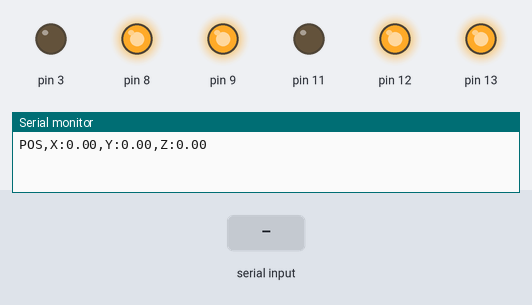
The sketch below on a simulated Arduino Uno, built with avr-gcc and run on an emulated ATmega328P. On the bench: output pins drawn as LEDs (lit = HIGH), the last lines printed to the serial monitor. Inputs (shaded band) come from the test bench.

Above: at 2.2 s.
2.3 s: "R,45\n" received over Serial
At 3.4 s:
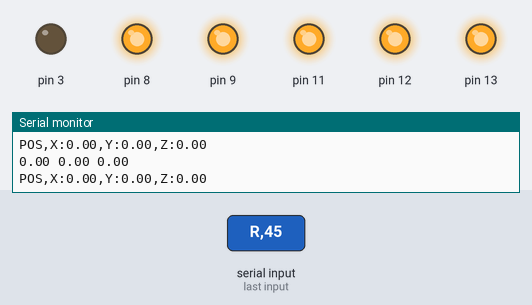
5.3 s: "R90\n" received over Serial
At 7.0 s:
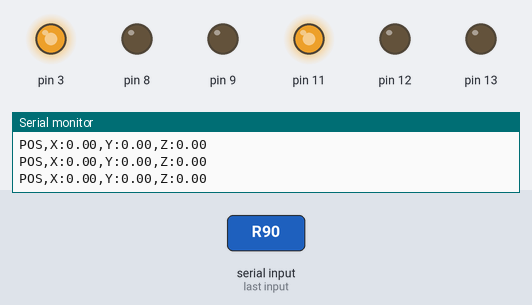
7.5 s: "S90\n" received over Serial
At 7.9 s:
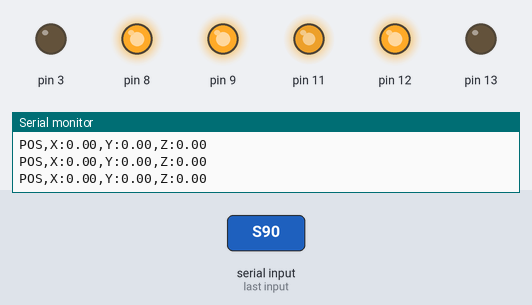
9.5 s: "R\n" received over Serial
At 10.9 s:
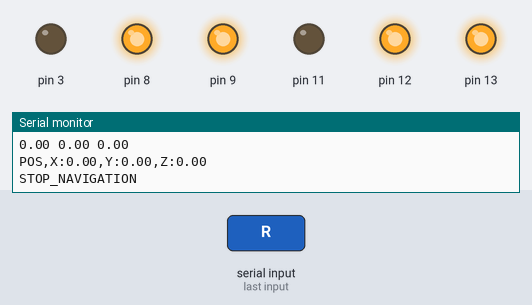
Timing chart, 0 to 12.5 s (numbered marks = the images above; inputs shaded):
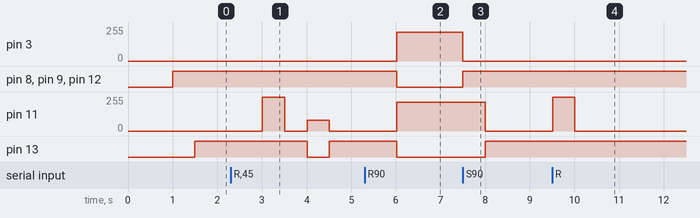

Measured:
- after the input at 2.3 s, pin 11: 0/255 → 255/255 after 0.71 s, → 0/255 0.50 s later, → 80/255 0.50 s later, → 0/255 0.50 s later; pin 13: HIGH → LOW after 1.7 s, → HIGH 0.50 s later
- after the input at 5.3 s, pin 3, pin 11: 0/255 → 214/255 after 0.72 s; pin 8, pin 9, pin 12, pin 13: HIGH → LOW after 0.72 s
- after the input at 7.5 s, pin 3: 214/255 → 0/255 at once; pin 8, pin 9, pin 12: LOW → HIGH at once; pin 11: 214/255 → 0/255 after 0.50 s; pin 13: LOW → HIGH after 0.50 s
- after the input at 9.5 s, pin 11: 0/255 → 255/255 at once, → 0/255 0.50 s later

The sketch:

Odometry.ino
```cpp
#include "Motor_Control.h"
#include "Odometry.h"

// --- Définition des broches pour les moteurs et encodeurs ---
#define ENCAD 19
#define ENCBD 18
#define PWMD 3
#define DIRD 12
#define BRKD 9

#define ENCAG 21
#define ENCBG 20
#define PWMG 11
#define DIRG 13
#define BRKG 8

// --- Dimensions du robot ---
const float L = 0.325 / 2;
const float r = 0.084 / 2;
const float pi = 3.1416;

// --- Objets moteurs et odométrie ---
Motor motorR(ENCAD, ENCBD, PWMD, DIRD, BRKD, BRKG);
Motor motorL(ENCAG, ENCBG, PWMG, DIRG, BRKD, BRKG);
Odometry robot(L, r);

// --- Position initiale et objectifs ---
float x_init = 0, y_init = 0, theta_init = 0;
float x_goal = 0, y_goal = 0, theta_goal = 0;
float thetaref = 0;
int x = 0, y = 0, z = 0;

// --- Gains pour la navigation et l'orientation ---
const float initial_Kp2 = 18;
float Kp1 = 50, Ki1 = 0;           // NAVIGATION
float Kp2 = initial_Kp2, Ki2 = 0;  // ORIENTATION
float integral_angle_error = 0;
const float eps = 0.02, eps_theta = 0.05;

// --- Variables pour l'ajustement dynamique de Kp2 ---
float last_x = 0, last_y = 0, last_theta = 0;
int immobile_counter = 0;
const int immobile_threshold = 3;
const float Kp2_increment = 3;
const float max_Kp2 = 9999;  // Je sais pas vraiment si il faut mettre un max j'ai pas encore eu de problème sans

// --- Vitesse et contrôle temporel ---
float v = 9.0, w = 0;
float speedR = 0, speedL = 0;
float angle_error = pi;
unsigned long lastUpdateTime = 0;
float dt = 0.0;

// --- États du robot ---
enum StateType { STOP,
                 NAVIGATION,
                 ORIENTATION,
                 SENDPOS,
                 RECULER };
StateType State = STOP;

// --- Autres variables ---
int test = 0;

void setup() {
  Serial.begin(115200);
  delay(1000);
  motorR.init();
  motorL.init();
  attachInterrupt(
    digitalPinToInterrupt(ENCAD), [] {
      motorR.readEncoder();
    },
    RISING);
  attachInterrupt(
    digitalPinToInterrupt(ENCAG), [] {
      motorL.readEncoder();
    },
    RISING);

  robot.init(x_init, y_init, theta_init);
}

void loop() {
  if (Serial.available()) {
    String cmd = Serial.readStringUntil('\n');
    parseCommand(cmd);
  }

  robot.updateOdometry(-motorR.pos, motorL.pos);
  unsigned long currentTime = millis();
  dt = (currentTime - lastUpdateTime) / 1000.0;  // Conversion en secondes
  lastUpdateTime = currentTime;

  switch (State) {
    case STOP:
      Freiner();
      Serial.print("POS,X:");
      Serial.print(robot.x);
      Serial.print(",Y:");
      Serial.print(robot.y);
      Serial.print(",Z:");
      Serial.println(robot.theta);
      // Serial.print(angle_error); Serial.print("   ");Serial.print(speedR);Serial.print("   ");Serial.println(speedL);
      break;

    case NAVIGATION:
      thetaref = atan2(y_goal - robot.y, x_goal - robot.x);
      w = Kp1 * atan2(sin(thetaref - robot.theta), cos(thetaref - robot.theta));
      setNavigationSpeed(v, w);

      Serial.print("POS,X:");
      Serial.print(robot.x);
      Serial.print(",Y:");
      Serial.print(robot.y);
      Serial.print(",Z:");
      Serial.println(robot.theta);
      // Serial.print(angle_error); Serial.print("   ");Serial.print(speedR);Serial.print("   ");Serial.println(speedL);
      break;

    case ORIENTATION:
      // Vérification de l'immobilité pour ajuster Kp2 (Utile si les moteurs n'arrivent pas à tourner et qu'il y a plus de frictions que dans les phases de réglage)
      adjustKp2();

      angle_error = atan2(sin(theta_goal - robot.theta), cos(theta_goal - robot.theta));
      integral_angle_error += angle_error * dt;
      w = Kp2 * angle_error + Ki2 * integral_angle_error;
      setOrientationSpeed(w);

      Serial.print("POS,X:");
      Serial.print(robot.x);
      Serial.print(",Y:");
      Serial.print(robot.y);
      Serial.print(",Z:");
      Serial.println(robot.theta);
      // Serial.print(angle_error); Serial.print("   ");Serial.print(speedR);Serial.print("   ");Serial.println(speedL);
      break;

    case SENDPOS:
      Serial.print("POS");
      Serial.print(",X:");
      Serial.print(robot.x);
      Serial.print(",Y:");
      Serial.print(robot.y);
      Serial.print(",Z:");
      Serial.println(robot.theta);
      break;

    case RECULER:
      thetaref = atan2(y_goal - robot.y, x_goal - robot.x) + pi;
      thetaref = atan2(sin(thetaref), cos(thetaref));  // Normalise l'angle entre -π et π
      w = Kp1 * atan2(sin(thetaref - robot.theta), cos(thetaref - robot.theta));
      setNavigationSpeed(-v, w);

      Serial.print("POS");
      Serial.print(",X:");
      Serial.print(robot.x);
      Serial.print(",Y:");
      Serial.print(robot.y);
      Serial.print(",Z:");
      Serial.println(robot.theta);
      break;
  }
  // Serial.println(State);

  if ((State == NAVIGATION || State == RECULER) && sqrt(pow(robot.y - y_goal, 2) + pow(robot.x - x_goal, 2)) < eps) {
    Freiner();
    Serial.println("STOP_NAVIGATION");
    State = ORIENTATION;
  }
  if (State == ORIENTATION && fabs(angle_error) < eps_theta) {
    Freiner();
    Serial.println("STOP_ORIENTATION");
    Kp2 = initial_Kp2;
    State = STOP;
  }
  //if (State == ORIENTATION && fabs(angle_error) < eps_theta && test == 1) {Freiner(); Kp2 = initial_Kp2; State = STOP;} Fonction pour tests
}

void Freiner() {
  motorR.setMotorSpeed(0);
  motorL.setMotorSpeed(0);
}

void setNavigationSpeed(float v, float w) {
  float speedR = (v + w * L) / r;
  float speedL = (v - w * L) / r;

  motorR.setMotorSpeed(speedR);
  motorL.setMotorSpeed(speedL);
}

void setOrientationSpeed(float w) {
  const int MAX_SPEED = 200;
  const int MIN_SPEED = 80;

  float speedR = (w * L) / r;
  float speedL = (-w * L) / r;

  speedR = constrain(speedR, -MAX_SPEED, MAX_SPEED);
  speedL = constrain(speedL, -MAX_SPEED, MAX_SPEED);

  speedR = (speedR > 0) ? max(speedR, MIN_SPEED) : min(speedR, -MIN_SPEED);
  speedL = (speedL > 0) ? max(speedL, MIN_SPEED) : min(speedL, -MIN_SPEED);

  motorR.setMotorSpeed(speedR);
  motorL.setMotorSpeed(speedL);
}

void adjustKp2() {
  // Vérifie si le robot est immobile
  if (robot.x == last_x && robot.y == last_y && robot.theta == last_theta) {
    immobile_counter++;
    if (immobile_counter >= immobile_threshold) {
      Kp2 = min(Kp2 + Kp2_increment, max_Kp2);
      immobile_counter = 0;
      Serial.print("Kp2 ajusté : ");
      Serial.println(Kp2);
    }
  } else {
    immobile_counter = 0;
  }

  // Mise à jour des dernières positions
  last_x = robot.x;
  last_y = robot.y;
  last_theta = robot.theta;
}

void parseCommand(String cmd) {
  cmd.trim();

  // Gestion des positions G et INIT
  if (cmd.startsWith("G") || cmd.startsWith("INIT")) {
    int x = cmd.indexOf('X');
    int y = cmd.indexOf('Y');
    int z = cmd.indexOf('Z');

    if (x != -1 && y != -1 && z != -1 && x < y && y < z) {
      float xVal = cmd.substring(x + 1, y).toFloat();
      float yVal = cmd.substring(y + 1, z).toFloat();
      float zVal = cmd.substring(z + 1).toFloat();

      if (cmd.startsWith("G")) {
        x_goal = xVal;
        y_goal = yVal;
        theta_goal = zVal;
        State = NAVIGATION;
      } else if (cmd.startsWith("INIT")) {
        x_init = xVal;
        y_init = yVal;
        theta_init = zVal;
        robot.init(x_init, y_init, theta_init);
        Serial.println("Initialisation : ");
      }

      // Affichage pour vérification
      Serial.print("X : ");
      Serial.println(xVal);
      Serial.print("Y : ");
      Serial.println(yVal);
      Serial.print("Theta : ");
      Serial.println(zVal);
    }
  }

  // Gestion des commandes simples
  if (cmd.startsWith("S")) State = STOP;
  if (cmd.startsWith("P")) State = SENDPOS;

  // Gestion de la vitesse
  int vPos = cmd.indexOf('V');
  if (vPos != -1) {
    v = cmd.substring(vPos + 1).toFloat();
    Serial.print("Vitesse : ");
    Serial.println(v);
  }

  // Gestion du recul
  if (cmd.startsWith("R")) {
    float dist = cmd.substring(1).toFloat();
    // Calcul du goal en marche arrière
    x_goal = robot.x - dist * cos(robot.theta);
    y_goal = robot.y - dist * sin(robot.theta);
    theta_goal = robot.theta;
    theta_goal = atan2(sin(theta_goal), cos(theta_goal));

    Serial.print(x_goal);
    Serial.print(" ");
    Serial.print(y_goal);
    Serial.print(" ");
    Serial.println(theta_goal);
    State = RECULER;
  }
}
```

Motor_Control.cpp
```cpp
#include "Motor_Control.h"

Motor::Motor(byte enca, byte encb, byte pwm, byte dir, byte brkd, byte brkg) {
    this->enca = enca;
    this->encb = encb;
    this->pwm = pwm;
    this->dir = dir;
    this->brkd = brkd;
    this->brkg = brkg;

    this->lastUpdateTime = 0;
}

void Motor::init() {
    pinMode(enca, INPUT_PULLUP);
    pinMode(encb, INPUT_PULLUP);
    pinMode(pwm, OUTPUT);
    pinMode(dir, OUTPUT);
    pinMode(brkd, OUTPUT);
    pinMode(brkg, OUTPUT);

    // Désactivation des freins au démarrage
    digitalWrite(brkd, LOW);
    digitalWrite(brkg, LOW);
}

void Motor::setMotorSpeed(float phi) {
    int targetPwr = min(255, max(0, int(fabs(phi))));
    bool direction = phi >= 0;

    // Définir la direction
    digitalWrite(dir, direction ? HIGH : LOW);

    // Gestion du frein
    if (targetPwr == 0) {
        digitalWrite(brkd, HIGH); // Activation du frein
        digitalWrite(brkg, HIGH);
        analogWrite(pwm, 0); // Coupe le signal PWM en court-circuitant
        delay(500);
    } else {
        digitalWrite(brkd, LOW); // Désactivation du frein
        digitalWrite(brkg, LOW);
        analogWrite(pwm, targetPwr);
    }
}

void Motor::readEncoder() {
    pos += digitalRead(encb) ? 1 : -1;
}
```

Motor_Control.h
```cpp
#ifndef MOTOR_CONTROL_H
#define MOTOR_CONTROL_H

#include <Arduino.h>

class Motor {
private:
    byte enca, encb, pwm, dir, brkd, brkg;
    unsigned long lastUpdateTime = 0;
public:
    volatile int pos;

    Motor(byte enca, byte encb, byte pwm, byte dir, byte brkd, byte brkg);
    void init();
    void setMotorSpeed(float phi);
    void readEncoder();
};

#endif
```

Odometry.cpp
```cpp
#include "Odometry.h"

void Odometry::init(float x_init, float y_init, float theta_init) {
    x_prec = x_init;
    y_prec = y_init;
    theta_prec = theta_init;
}

Odometry::Odometry(float L, float r) {
    this->L = L;
    this->r = r;
}

void Odometry::updateOdometry(float posR, float posL) {
    DR = r * (posR - posR_prec) * 2 * pi / 400; //2 * pi * r * delta_tick / N
    DL = r * (posL - posL_prec) * 2 * pi / 400;
    DC = (DR + DL) / 2;

    x = x_prec + DC * cos(theta);
    y = y_prec + DC * sin(theta);

    theta = theta_prec + (DR - DL) / (2 * L);
    theta_prec = theta;

    x_prec = x;
    y_prec = y;

    posL_prec = posL;
    posR_prec = posR;
}
```

Odometry.h
```cpp
#ifndef ODOMETRY_H
#define ODOMETRY_H

#include <Arduino.h>

class Odometry {
public:
    float pi = 3.14, L, r;
    float posL = 0, posR = 0, theta_prec = 0, theta = 0, x = 0, y = 0, DR = 0, DL = 0, DC = 0, x_prec = 0, y_prec = 0, posL_prec = 0, posR_prec = 0;

    Odometry() {}
    Odometry(float L, float r);
    void init(float x_init, float y_init, float theta_init);
    void updateOdometry(float posR, float posL);
    void setPosition(float new_x, float new_y, float new_theta);
};

#endif
```
